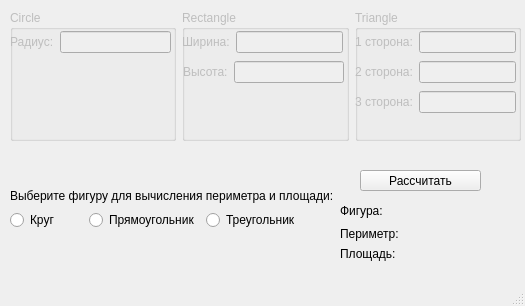
<?xml version="1.0" encoding="UTF-8"?>
<ui version="4.0">
 <class>MainWindow</class>
 <widget class="QMainWindow" name="MainWindow">
  <property name="geometry">
   <rect>
    <x>0</x>
    <y>0</y>
    <width>525</width>
    <height>306</height>
   </rect>
  </property>
  <property name="windowTitle">
   <string>MainWindow</string>
  </property>
  <widget class="QWidget" name="centralwidget">
   <widget class="QLabel" name="label_7">
    <property name="geometry">
     <rect>
      <x>10</x>
      <y>180</y>
      <width>341</width>
      <height>31</height>
     </rect>
    </property>
    <property name="text">
     <string>Выберите фигуру для вычисления периметра и площади:</string>
    </property>
   </widget>
   <widget class="QPushButton" name="pushButton">
    <property name="geometry">
     <rect>
      <x>360</x>
      <y>170</y>
      <width>121</width>
      <height>21</height>
     </rect>
    </property>
    <property name="text">
     <string>Рассчитать</string>
    </property>
   </widget>
   <widget class="QWidget" name="layoutWidget">
    <property name="geometry">
     <rect>
      <x>10</x>
      <y>10</y>
      <width>511</width>
      <height>131</height>
     </rect>
    </property>
    <layout class="QHBoxLayout" name="horizontalLayout">
     <item>
      <widget class="QGroupBox" name="circleGroupBox">
       <property name="enabled">
        <bool>false</bool>
       </property>
       <property name="title">
        <string>Circle</string>
       </property>
       <widget class="QWidget" name="layoutWidget">
        <property name="geometry">
         <rect>
          <x>0</x>
          <y>20</y>
          <width>161</width>
          <height>24</height>
         </rect>
        </property>
        <layout class="QHBoxLayout" name="horizontalLayout_2">
         <item>
          <widget class="QLabel" name="label">
           <property name="text">
            <string>Радиус:</string>
           </property>
          </widget>
         </item>
         <item>
          <widget class="QLineEdit" name="radiusCircleLineEdit"/>
         </item>
        </layout>
       </widget>
      </widget>
     </item>
     <item>
      <widget class="QGroupBox" name="rectangleGroupBox">
       <property name="enabled">
        <bool>false</bool>
       </property>
       <property name="title">
        <string>Rectangle</string>
       </property>
       <widget class="QWidget" name="layoutWidget">
        <property name="geometry">
         <rect>
          <x>0</x>
          <y>20</y>
          <width>161</width>
          <height>24</height>
         </rect>
        </property>
        <layout class="QHBoxLayout" name="horizontalLayout_3">
         <item>
          <widget class="QLabel" name="label_2">
           <property name="text">
            <string>Ширина:</string>
           </property>
          </widget>
         </item>
         <item>
          <widget class="QLineEdit" name="widthRectangleLineEdit"/>
         </item>
        </layout>
       </widget>
       <widget class="QWidget" name="layoutWidget">
        <property name="geometry">
         <rect>
          <x>1</x>
          <y>50</y>
          <width>161</width>
          <height>24</height>
         </rect>
        </property>
        <layout class="QHBoxLayout" name="horizontalLayout_4">
         <item>
          <widget class="QLabel" name="label_3">
           <property name="text">
            <string>Высота:</string>
           </property>
          </widget>
         </item>
         <item>
          <widget class="QLineEdit" name="heightRectangleLineEdit"/>
         </item>
        </layout>
       </widget>
      </widget>
     </item>
     <item>
      <widget class="QGroupBox" name="triangleGroupBox">
       <property name="enabled">
        <bool>false</bool>
       </property>
       <property name="title">
        <string>Triangle</string>
       </property>
       <widget class="QWidget" name="layoutWidget">
        <property name="geometry">
         <rect>
          <x>0</x>
          <y>20</y>
          <width>161</width>
          <height>24</height>
         </rect>
        </property>
        <layout class="QHBoxLayout" name="horizontalLayout_5">
         <item>
          <widget class="QLabel" name="label_4">
           <property name="text">
            <string>1 сторона:</string>
           </property>
          </widget>
         </item>
         <item>
          <widget class="QLineEdit" name="aTriangleLineEdit"/>
         </item>
        </layout>
       </widget>
       <widget class="QWidget" name="layoutWidget">
        <property name="geometry">
         <rect>
          <x>0</x>
          <y>50</y>
          <width>161</width>
          <height>24</height>
         </rect>
        </property>
        <layout class="QHBoxLayout" name="horizontalLayout_6">
         <item>
          <widget class="QLabel" name="label_5">
           <property name="text">
            <string>2 сторона:</string>
           </property>
          </widget>
         </item>
         <item>
          <widget class="QLineEdit" name="bTriangleLineEdit"/>
         </item>
        </layout>
       </widget>
       <widget class="QWidget" name="layoutWidget">
        <property name="geometry">
         <rect>
          <x>0</x>
          <y>80</y>
          <width>161</width>
          <height>24</height>
         </rect>
        </property>
        <layout class="QHBoxLayout" name="horizontalLayout_7">
         <item>
          <widget class="QLabel" name="label_6">
           <property name="text">
            <string>3 сторона:</string>
           </property>
          </widget>
         </item>
         <item>
          <widget class="QLineEdit" name="cTriangleLineEdit"/>
         </item>
        </layout>
       </widget>
      </widget>
     </item>
    </layout>
   </widget>
   <widget class="QWidget" name="layoutWidget">
    <property name="geometry">
     <rect>
      <x>10</x>
      <y>210</y>
      <width>291</width>
      <height>20</height>
     </rect>
    </property>
    <layout class="QHBoxLayout" name="horizontalLayout_8">
     <item>
      <widget class="QRadioButton" name="circleRadioButton">
       <property name="text">
        <string>Круг</string>
       </property>
      </widget>
     </item>
     <item>
      <widget class="QRadioButton" name="rectangleRadioButton">
       <property name="text">
        <string>Прямоугольник</string>
       </property>
      </widget>
     </item>
     <item>
      <widget class="QRadioButton" name="triangleRadioButton">
       <property name="text">
        <string>Треугольник</string>
       </property>
      </widget>
     </item>
    </layout>
   </widget>
   <widget class="QWidget" name="layoutWidget">
    <property name="geometry">
     <rect>
      <x>340</x>
      <y>200</y>
      <width>161</width>
      <height>61</height>
     </rect>
    </property>
    <layout class="QVBoxLayout" name="verticalLayout">
     <item>
      <widget class="QLabel" name="nameLabel">
       <property name="text">
        <string>Фигура:</string>
       </property>
      </widget>
     </item>
     <item>
      <layout class="QFormLayout" name="formLayout">
       <item row="0" column="0">
        <widget class="QLabel" name="label_9">
         <property name="text">
          <string>Периметр:</string>
         </property>
        </widget>
       </item>
       <item row="0" column="1">
        <widget class="QLabel" name="perimeterLabel">
         <property name="text">
          <string/>
         </property>
        </widget>
       </item>
       <item row="1" column="0">
        <widget class="QLabel" name="label_11">
         <property name="text">
          <string>Площадь:</string>
         </property>
        </widget>
       </item>
       <item row="1" column="1">
        <widget class="QLabel" name="areaLabel">
         <property name="text">
          <string/>
         </property>
        </widget>
       </item>
      </layout>
     </item>
    </layout>
   </widget>
  </widget>
  <widget class="QMenuBar" name="menubar">
   <property name="geometry">
    <rect>
     <x>0</x>
     <y>0</y>
     <width>525</width>
     <height>17</height>
    </rect>
   </property>
  </widget>
  <widget class="QStatusBar" name="statusbar"/>
 </widget>
 <resources/>
 <connections/>
</ui>
